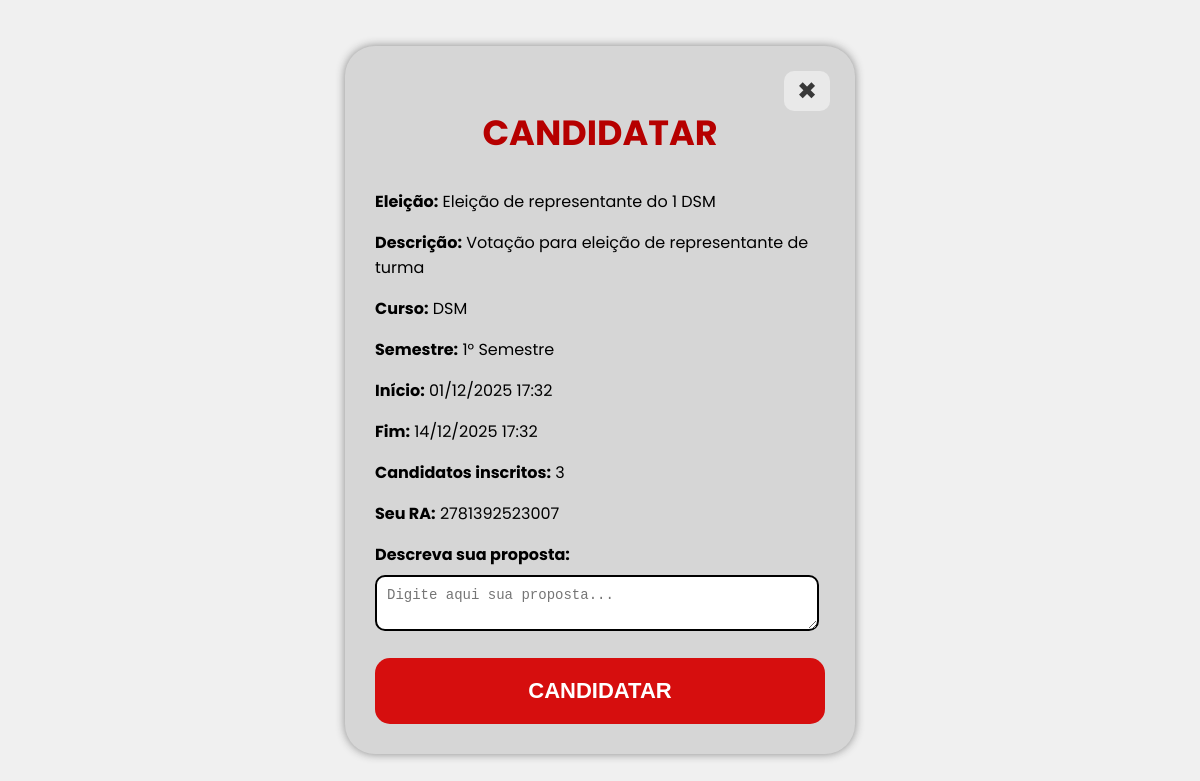
The page /Pages/querocandidatar.php?id=14 (signed in) on the database its author committed.
### tables this page shows
CREATE TABLE `eleicoes` (
  `id` int(11) NOT NULL,
  `titulo` varchar(100) NOT NULL,
  `descricao` text DEFAULT NULL,
  `dataPostagem` datetime NOT NULL DEFAULT current_timestamp(),
  `data_inicio` datetime NOT NULL,
  `data_fim` datetime NOT NULL,
  `ativa` tinyint(1) DEFAULT 1,
  `turma_id` int(11) NOT NULL
);

CREATE TABLE `cursos` (
  `id` int(11) NOT NULL,
  `nome` varchar(50) NOT NULL
);

CREATE TABLE `semestres` (
  `id` int(11) NOT NULL,
  `nome` varchar(20) NOT NULL
);

### Pages/querocandidatar.php (the view, shortened to what this page needs)
<?php
$eleicao_id = intval($_GET['id']);
$db = new db();
$conexao = $db->conecta_mysql();
$aluno_ra = $_SESSION['user_ra'] ?? null;
$sql = "
    SELECT
      e.id,
      e.titulo,
      e.descricao,
      e.data_inicio,
      e.data_fim,
      e.ativa,
      t.id AS turma_id,
      c.nome AS curso_nome,
      s.nome AS semestre_nome
    FROM eleicoes e
    JOIN turmas t ON e.turma_id = t.id
    LEFT JOIN cursos c ON t.curso_id = c.id
    LEFT JOIN semestres s ON t.semestre_id = s.id
    WHERE e.id = ?
    LIMIT 1
";
$stmt = $conexao->prepare($sql);
$stmt->bind_param("i", $eleicao_id);
$stmt->execute();
$result = $stmt->get_result();
$eleicao = $result->fetch_assoc();
$stmtCount = $conexao->prepare("SELECT COUNT(*) AS total FROM candidatos WHERE eleicao_id = ?");
$stmtCount->bind_param("i", $eleicao_id);
$stmtCount->execute();
$totalCandidatos = $stmtCount->get_result()->fetch_assoc()['total'];
$stmtCheck = $conexao->prepare("SELECT id FROM candidatos WHERE eleicao_id = ? AND aluno_ra = ? LIMIT 1");
$stmtCheck->bind_param("is", $eleicao_id, $aluno_ra);
$stmtCheck->execute();
$jaCandidato = ($stmtCheck->get_result()->num_rows > 0);
$dataAgora = new DateTime("now");
$dataInicio = new DateTime($eleicao['data_inicio']);
$dataFim = new DateTime($eleicao['data_fim']);
$eleicaoAberta = ($eleicao['ativa'] == 1) && ($dataAgora >= $dataInicio) && ($dataAgora <= $dataFim);
?>
<!DOCTYPE html>
<html lang="pt-br">
<head>
    <link rel="stylesheet" href="https://cdnjs.cloudflare.com/ajax/libs/animate.css/4.1.1/animate.min.css" />
</head>
<body>
    <div class="modal">
        <div class="modal-content animate__animated animate__fadeInUp">
            <form method="post">
                <button type="button" onclick="fechar()" class="close-btn">✖</button>
                <h2>CANDIDATAR</h2>
                <div class="info-box">
                    <p><strong>Eleição:</strong> <?php echo htmlspecialchars($eleicao['titulo']); ?></p>
                    <p><strong>Descrição:</strong> <?php echo htmlspecialchars($eleicao['descricao']); ?></p>
                    <p><strong>Curso:</strong> <?php echo htmlspecialchars($eleicao['curso_nome'] ?? '—'); ?></p>
                    <p><strong>Semestre:</strong> <?php echo htmlspecialchars($eleicao['semestre_nome'] ?? '—'); ?></p>
                    <p><strong>Início:</strong> <?php echo date('d/m/Y H:i', strtotime($eleicao['data_inicio'])); ?></p>
                    <p><strong>Fim:</strong> <?php echo date('d/m/Y H:i', strtotime($eleicao['data_fim'])); ?></p>
                    <p><strong>Candidatos inscritos:</strong> <?php echo intval($totalCandidatos); ?></p>
                    <p><strong>Seu RA:</strong> <?php echo htmlspecialchars($aluno_ra); ?></p>
                </div>
                <label>Descreva sua proposta:</label>
                <textarea name="proposta" <?php if (!$eleicaoAberta || $jaCandidato)
                    echo 'disabled'; ?>
                    placeholder="Digite aqui sua proposta..." required></textarea>
                <button type="submit" class="btn-concluir" <?php if (!$eleicaoAberta || $jaCandidato)
                    echo 'disabled'; ?>>CANDIDATAR</button>
            </form>
        </div>
    </div>
</body>
</html>

### Pages/querocandidatar.php (style rules this page uses)
body { font-family: 'Poppins'; }
.modal { position: fixed; top: 0; left: 0; width: 100vw; height: 100vh; background-color: rgba(204, 204, 204, 0.3); display: flex; justify-content: center; align-items: center; z-index: 1000; }
.modal-content { background-color: #d6d6d6; border-radius: 30px; width: 450px; padding: 30px 30px 30px 30px; box-shadow: 0 0 10px rgb(136, 136, 136); }
.modal-content h2 { color: #B60000; font-size: 35px; text-align: center; margin-bottom: 30px; }
.modal-content label { display: block; font-weight: bold; margin-top: 10px; }
.modal-content textarea { width: 420px; padding: 10px; margin-top: 8px; border-radius: 10px; border: 2px solid #000; font-size: 14px; resize: vertical; **box-sizing: border-box; ** }
.btn-concluir { background-color: #d60e0e; color: white; border: none; padding: 20px; width: 100%; margin-top: 20px; border-radius: 15px; font-weight: bold; font-size: 22px; cursor: pointer; transition: 0.3s; }
.close-btn { position: absolute; right: 25px; top: 25px; background-color: #e9e9e9; color: #383838; border: none; padding: 6px 13px; border-radius: 10px; font-size: 1.5em; cursor: pointer; transition: background-color 0.6s ease, transform 0.6s ease; }

### rows shown on the page
eleicoes: titulo "Eleição de representante do 1 DSM", descricao "Votação para eleição de representante de turma", cursos.nome "DSM", semestres.nome "1° Semestre", data_inicio "01/12/2025 17:32", data_fim "14/12/2025 17:32"

### other values the page prints
$totalCandidatos "3"
$aluno_ra "2781392523007"
